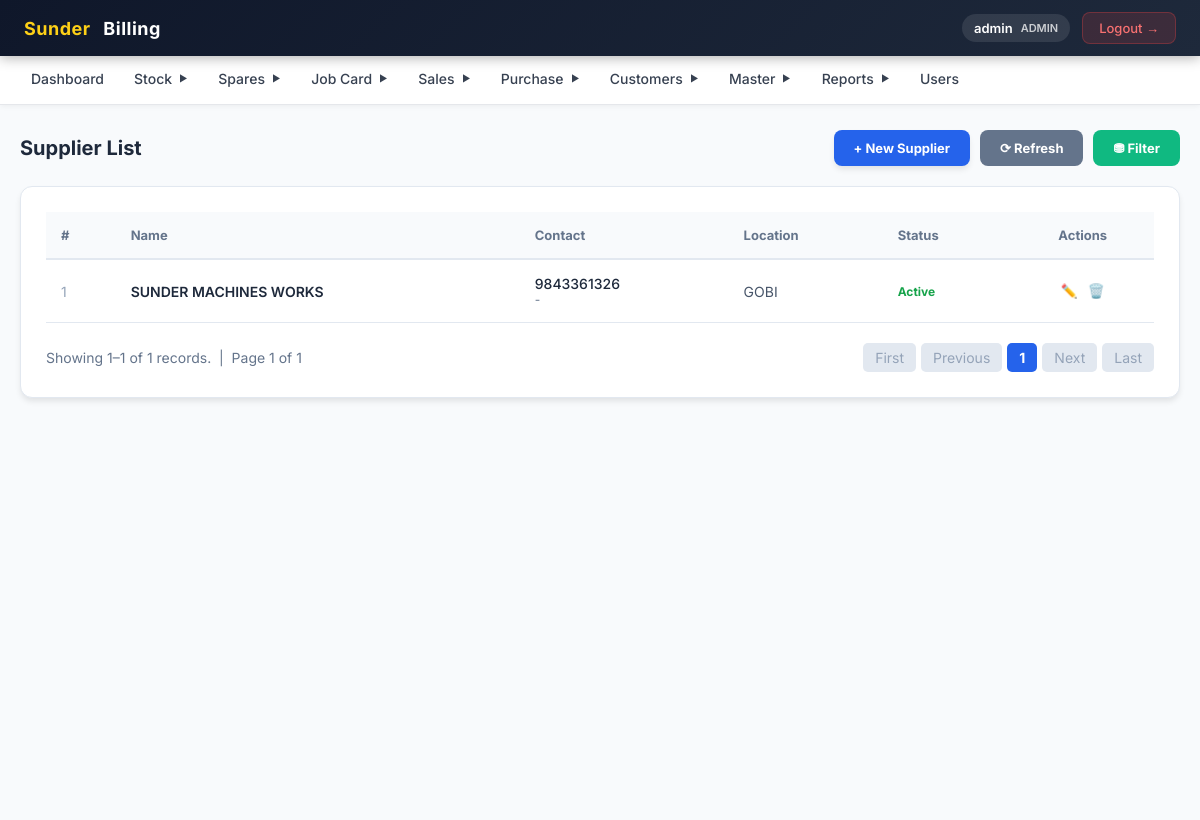
Before: /supplier/list.php (signed in) with the older database file.
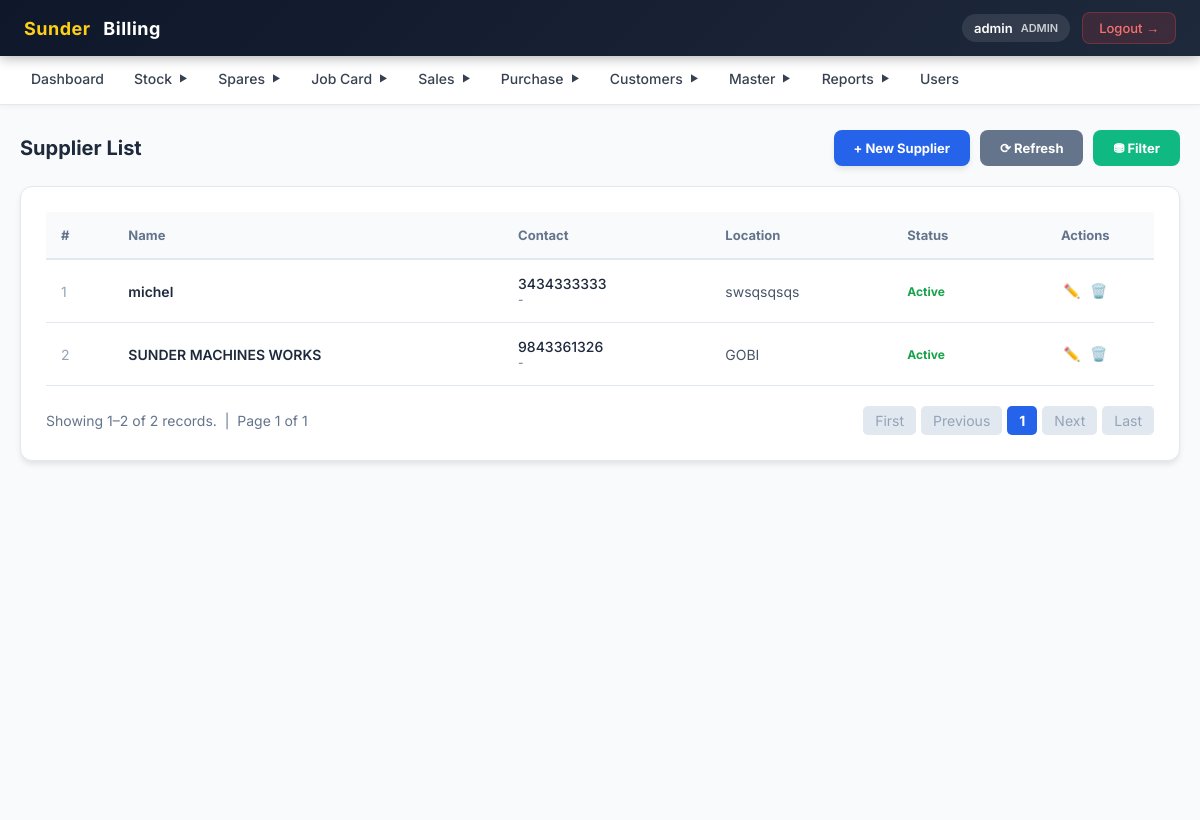
After: the same page with the newer database file.
### tables this page shows
CREATE TABLE `supplier` (
  `id` bigint NOT NULL AUTO_INCREMENT,
  `createdBy` varchar(255) DEFAULT NULL,
  `createdOn` datetime(6) DEFAULT NULL,
  `modifiedBy` varchar(255) DEFAULT NULL,
  `modifiedOn` datetime(6) DEFAULT NULL,
  `active` bit(1) NOT NULL,
  `emailId` varchar(255) DEFAULT NULL,
  `name` varchar(255) DEFAULT NULL,
  `phoneNo1` varchar(255) DEFAULT NULL,
  `phoneNo2` varchar(255) DEFAULT NULL,
  `whatsAppNo` varchar(255) DEFAULT NULL,
  `address` bigint DEFAULT NULL,
  PRIMARY KEY (`id`),
  UNIQUE KEY `UK_od83j1diqux7fbobjyjddllvh` (`address`),
  CONSTRAINT `FK15ewpkpum7cnphgckhbpyfjo0` FOREIGN KEY (`address`) REFERENCES `address` (`id`)
);

CREATE TABLE `address` (
  `id` bigint NOT NULL AUTO_INCREMENT,
  `createdBy` varchar(255) DEFAULT NULL,
  `createdOn` datetime(6) DEFAULT NULL,
  `modifiedBy` varchar(255) DEFAULT NULL,
  `modifiedOn` datetime(6) DEFAULT NULL,
  `city` varchar(255) DEFAULT NULL,
  `line1` varchar(255) DEFAULT NULL,
  `line2` varchar(255) DEFAULT NULL,
  `zipCode` varchar(255) DEFAULT NULL,
  PRIMARY KEY (`id`)
);

### supplier/list.php (the view, shortened to what the changed rows need)
<?php
require_once("../config/db.php");
include("../includes/header.php");
$limit = 10;
$page = isset($_GET['page']) ? max(1, (int)$_GET['page']) : 1;
$offset = ($page - 1) * $limit;
$where = "WHERE 1=1";
$countQuery = "SELECT COUNT(*) AS total FROM supplier s LEFT JOIN address a ON s.address = a.id $where";
$countRes = mysqli_query($conn, $countQuery);
$totalRows = (int)mysqli_fetch_assoc($countRes)['total'];
$totalPages = $totalRows > 0 ? ceil($totalRows / $limit) : 1;
$query = "SELECT s.*, a.city, a.line1, a.line2 FROM supplier s LEFT JOIN address a ON s.address = a.id $where ORDER BY s.id DESC LIMIT $limit OFFSET $offset";
$result = mysqli_query($conn, $query);
?>
<div style="padding: 20px; background: #f8fafc; min-height: calc(100vh - 110px);">
    <div style="background: #fff; border-radius: 12px; box-shadow: 0 4px 6px -1px rgba(0, 0, 0, 0.1); padding: 25px; border: 1px solid #e2e8f0;">
        <div style="overflow-x: auto;">
            <table style="width: 100%; border-collapse: collapse;">
                <thead>
                    <tr style="background: #f8fafc; border-bottom: 2px solid #e2e8f0;">
                        <th style="padding: 15px; text-align: left; color: #64748b; font-weight: 700; font-size: 13px;">#</th>
                        <th style="padding: 15px; text-align: left; color: #64748b; font-weight: 700; font-size: 13px;">Name</th>
                        <th style="padding: 15px; text-align: left; color: #64748b; font-weight: 700; font-size: 13px;">Contact</th>
                        <th style="padding: 15px; text-align: left; color: #64748b; font-weight: 700; font-size: 13px;">Location</th>
                        <th style="padding: 15px; text-align: left; color: #64748b; font-weight: 700; font-size: 13px;">Status</th>
                        <th style="padding: 15px; text-align: center; color: #64748b; font-weight: 700; font-size: 13px;">Actions</th>
                    </tr>
                </thead>
                <tbody>
                    <?php if ($totalRows > 0): ?>
                        <?php $i = $offset + 1;
                        while ($row = mysqli_fetch_assoc($result)): ?>
                            <tr style="border-bottom: 1px solid #f1f5f9; transition: background 0.2s;"
                                onmouseover="this.style.background='#fbfcfe'" onmouseout="this.style.background='white'">
                                <td style="padding: 15px; color: #94a3b8; font-size: 14px;"><?= $i++ ?></td>
                                <td style="padding: 15px; color: #1e293b; font-weight: 600; font-size: 14px;">
                                    <?= htmlspecialchars($row['name'] ?? '') ?></td>
                                <td style="padding: 15px;">
                                    <div style="color: #1e293b; font-weight: 500; font-size: 14px;">
                                        <?= htmlspecialchars($row['phoneNo1'] ?? '') ?></div>
                                    <div style="color: #64748b; font-size: 12px;">
                                        <?= htmlspecialchars($row['emailId'] ?? '') ?: '-' ?></div>
                                </td>
                                <td style="padding: 15px; color: #475569; font-size: 14px;">
                                    <?= htmlspecialchars($row['city'] ?? '') ?: '-' ?></td>
                                <td style="padding: 15px;">
                                    <?php if ($row['active']): ?>
                                        <span style="color: #16a34a; font-weight: 700; font-size: 12px;">Active</span>
                                    <?php else: ?>
                                        <span style="color: #ef4444; font-weight: 700; font-size: 12px;">Inactive</span>
                                    <?php endif; ?>
                                </td>
                                <td style="padding: 15px; text-align: center;">
                                    <div style="display: flex; justify-content: center; gap: 10px;">
                                        <a href="edit.php?id=<?= $row['id'] ?>" style="color: #2563eb; text-decoration: none;"
                                            title="Edit">✏️</a>
                                        <a href="delete.php?id=<?= $row['id'] ?>" style="color: #ef4444; text-decoration: none;"
                                            title="Delete" onclick="return confirm('Delete this supplier?')">🗑️</a>
                                    </div>
                                </td>
                            </tr>
                        <?php endwhile; ?>
                    <?php endif; ?>
                </tbody>
            </table>
        </div>
        <div style="display:flex; justify-content:space-between; align-items:center; margin-top:20px; font-size:14px; color:#64748b;">
            <div>
                <?php
                $startRecord = $totalRows > 0 ? $offset + 1 : 0;
                $endRecord = min($offset + $limit, $totalRows);
                ?>
                Showing <?= $startRecord ?>–<?= $endRecord ?> of <?= $totalRows ?> records. &nbsp;|&nbsp; Page <?= $page ?> of <?= $totalPages ?>
            </div>
            <div style="display:flex; gap:5px; align-items:center;">
                <?php if ($page <= 1): ?>
                    <span style="padding:6px 12px; background:#e2e8f0; border-radius:5px; color:#94a3b8; cursor:not-allowed;">First</span>
                    <span style="padding:6px 12px; background:#e2e8f0; border-radius:5px; color:#94a3b8; cursor:not-allowed;">Previous</span>
                <?php endif; ?>
                <a style="padding:6px 12px; background:#2563eb; color:#fff; border-radius:5px; text-decoration:none; font-weight:bold;"><?= $page ?></a>
                <?php if ($page >= $totalPages): ?>
                    <span style="padding:6px 12px; background:#e2e8f0; border-radius:5px; color:#94a3b8; cursor:not-allowed;">Next</span>
                    <span style="padding:6px 12px; background:#e2e8f0; border-radius:5px; color:#94a3b8; cursor:not-allowed;">Last</span>
                <?php endif; ?>
            </div>
        </div>
    </div>
</div>
<?php include("../includes/footer.php"); ?>

Changed rows visible on the page:
added supplier: name "michel", phoneNo1 "3434333333", emailId "-", address.city "swsqsqsqs", active "Active"
Other visible differences:
$endRecord: "1" → "2"
$totalRows: "1" → "2"
